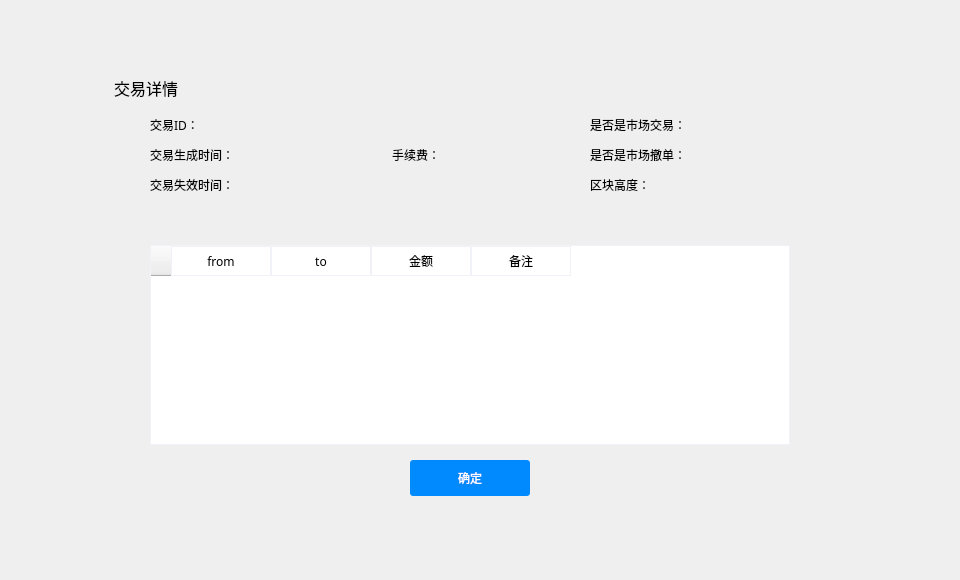
<?xml version="1.0" encoding="UTF-8"?>
<ui version="4.0">
 <class>TransactionInfoDialog</class>
 <widget class="QDialog" name="TransactionInfoDialog">
  <property name="geometry">
   <rect>
    <x>0</x>
    <y>0</y>
    <width>960</width>
    <height>580</height>
   </rect>
  </property>
  <property name="windowTitle">
   <string>Dialog</string>
  </property>
  <widget class="QWidget" name="widget" native="true">
   <property name="geometry">
    <rect>
     <x>-10</x>
     <y>0</y>
     <width>960</width>
     <height>580</height>
    </rect>
   </property>
   <property name="font">
    <font>
     <family>微软雅黑</family>
    </font>
   </property>
   <widget class="QWidget" name="containerWidget" native="true">
    <property name="geometry">
     <rect>
      <x>100</x>
      <y>60</y>
      <width>760</width>
      <height>460</height>
     </rect>
    </property>
    <property name="font">
     <font>
      <family>微软雅黑</family>
     </font>
    </property>
    <widget class="QLabel" name="contactLabel2">
     <property name="geometry">
      <rect>
       <x>24</x>
       <y>17</y>
       <width>171</width>
       <height>21</height>
      </rect>
     </property>
     <property name="font">
      <font>
       <family>微软雅黑</family>
       <pointsize>12</pointsize>
      </font>
     </property>
     <property name="styleSheet">
      <string notr="true"/>
     </property>
     <property name="text">
      <string>交易详情</string>
     </property>
    </widget>
    <widget class="QToolButton" name="okBtn">
     <property name="geometry">
      <rect>
       <x>320</x>
       <y>400</y>
       <width>120</width>
       <height>36</height>
      </rect>
     </property>
     <property name="font">
      <font>
       <family>微软雅黑</family>
      </font>
     </property>
     <property name="cursor">
      <cursorShape>PointingHandCursor</cursorShape>
     </property>
     <property name="focusPolicy">
      <enum>Qt::NoFocus</enum>
     </property>
     <property name="styleSheet">
      <string notr="true">QToolButton{background-color:rgb(0,138,254);color:#ffffff;border:none;border-radius:3px;}
QToolButton:hover{background-color:rgb(10,148,254);}
QToolButton:disabled{background-color:#cecece;}</string>
     </property>
     <property name="text">
      <string>确定</string>
     </property>
    </widget>
    <widget class="QLabel" name="label_4">
     <property name="geometry">
      <rect>
       <x>60</x>
       <y>50</y>
       <width>141</width>
       <height>30</height>
      </rect>
     </property>
     <property name="font">
      <font>
       <family>微软雅黑</family>
       <pointsize>9</pointsize>
      </font>
     </property>
     <property name="text">
      <string>交易ID：</string>
     </property>
    </widget>
    <widget class="QLabel" name="trxIdLabel">
     <property name="geometry">
      <rect>
       <x>160</x>
       <y>50</y>
       <width>301</width>
       <height>31</height>
      </rect>
     </property>
     <property name="text">
      <string/>
     </property>
     <property name="textInteractionFlags">
      <set>Qt::LinksAccessibleByMouse|Qt::TextSelectableByMouse</set>
     </property>
    </widget>
    <widget class="QLabel" name="label_5">
     <property name="geometry">
      <rect>
       <x>500</x>
       <y>110</y>
       <width>141</width>
       <height>30</height>
      </rect>
     </property>
     <property name="font">
      <font>
       <family>微软雅黑</family>
       <pointsize>9</pointsize>
      </font>
     </property>
     <property name="text">
      <string>区块高度：</string>
     </property>
     <property name="alignment">
      <set>Qt::AlignLeading|Qt::AlignLeft|Qt::AlignVCenter</set>
     </property>
    </widget>
    <widget class="QLabel" name="blockHeightLabel">
     <property name="geometry">
      <rect>
       <x>630</x>
       <y>110</y>
       <width>100</width>
       <height>31</height>
      </rect>
     </property>
     <property name="text">
      <string/>
     </property>
     <property name="textInteractionFlags">
      <set>Qt::LinksAccessibleByMouse|Qt::TextSelectableByMouse</set>
     </property>
    </widget>
    <widget class="QLabel" name="label_6">
     <property name="geometry">
      <rect>
       <x>500</x>
       <y>50</y>
       <width>120</width>
       <height>30</height>
      </rect>
     </property>
     <property name="font">
      <font>
       <family>微软雅黑</family>
       <pointsize>9</pointsize>
      </font>
     </property>
     <property name="text">
      <string>是否是市场交易：</string>
     </property>
     <property name="alignment">
      <set>Qt::AlignLeading|Qt::AlignLeft|Qt::AlignVCenter</set>
     </property>
    </widget>
    <widget class="QLabel" name="isMarketLabel">
     <property name="geometry">
      <rect>
       <x>630</x>
       <y>50</y>
       <width>100</width>
       <height>31</height>
      </rect>
     </property>
     <property name="text">
      <string/>
     </property>
     <property name="textInteractionFlags">
      <set>Qt::LinksAccessibleByMouse|Qt::TextSelectableByMouse</set>
     </property>
    </widget>
    <widget class="QLabel" name="label_7">
     <property name="geometry">
      <rect>
       <x>230</x>
       <y>80</y>
       <width>120</width>
       <height>30</height>
      </rect>
     </property>
     <property name="font">
      <font>
       <family>微软雅黑</family>
       <pointsize>9</pointsize>
      </font>
     </property>
     <property name="text">
      <string>手续费：</string>
     </property>
     <property name="alignment">
      <set>Qt::AlignRight|Qt::AlignTrailing|Qt::AlignVCenter</set>
     </property>
    </widget>
    <widget class="QLabel" name="feeLabel">
     <property name="geometry">
      <rect>
       <x>360</x>
       <y>80</y>
       <width>100</width>
       <height>31</height>
      </rect>
     </property>
     <property name="text">
      <string/>
     </property>
     <property name="textInteractionFlags">
      <set>Qt::LinksAccessibleByMouse|Qt::TextSelectableByMouse</set>
     </property>
    </widget>
    <widget class="QLabel" name="label_8">
     <property name="geometry">
      <rect>
       <x>60</x>
       <y>80</y>
       <width>120</width>
       <height>30</height>
      </rect>
     </property>
     <property name="font">
      <font>
       <family>微软雅黑</family>
       <pointsize>9</pointsize>
      </font>
     </property>
     <property name="text">
      <string>交易生成时间：</string>
     </property>
     <property name="alignment">
      <set>Qt::AlignLeading|Qt::AlignLeft|Qt::AlignVCenter</set>
     </property>
    </widget>
    <widget class="QLabel" name="trxTimeLabel">
     <property name="geometry">
      <rect>
       <x>160</x>
       <y>110</y>
       <width>200</width>
       <height>31</height>
      </rect>
     </property>
     <property name="text">
      <string/>
     </property>
     <property name="textInteractionFlags">
      <set>Qt::LinksAccessibleByMouse|Qt::TextSelectableByMouse</set>
     </property>
    </widget>
    <widget class="QLabel" name="label_9">
     <property name="geometry">
      <rect>
       <x>500</x>
       <y>80</y>
       <width>120</width>
       <height>30</height>
      </rect>
     </property>
     <property name="font">
      <font>
       <family>微软雅黑</family>
       <pointsize>9</pointsize>
      </font>
     </property>
     <property name="text">
      <string>是否是市场撤单：</string>
     </property>
     <property name="alignment">
      <set>Qt::AlignLeading|Qt::AlignLeft|Qt::AlignVCenter</set>
     </property>
    </widget>
    <widget class="QLabel" name="isMarketCancelLabel">
     <property name="geometry">
      <rect>
       <x>630</x>
       <y>80</y>
       <width>100</width>
       <height>31</height>
      </rect>
     </property>
     <property name="text">
      <string/>
     </property>
     <property name="textInteractionFlags">
      <set>Qt::LinksAccessibleByMouse|Qt::TextSelectableByMouse</set>
     </property>
    </widget>
    <widget class="QLabel" name="label_10">
     <property name="geometry">
      <rect>
       <x>60</x>
       <y>110</y>
       <width>150</width>
       <height>30</height>
      </rect>
     </property>
     <property name="font">
      <font>
       <family>微软雅黑</family>
       <pointsize>9</pointsize>
      </font>
     </property>
     <property name="text">
      <string>交易失效时间：</string>
     </property>
     <property name="alignment">
      <set>Qt::AlignLeading|Qt::AlignLeft|Qt::AlignVCenter</set>
     </property>
    </widget>
    <widget class="QLabel" name="trxExpirationLabel">
     <property name="geometry">
      <rect>
       <x>160</x>
       <y>80</y>
       <width>200</width>
       <height>31</height>
      </rect>
     </property>
     <property name="text">
      <string/>
     </property>
     <property name="textInteractionFlags">
      <set>Qt::LinksAccessibleByMouse|Qt::TextSelectableByMouse</set>
     </property>
    </widget>
    <widget class="QTableWidget" name="entriesTableWidget">
     <property name="geometry">
      <rect>
       <x>60</x>
       <y>185</y>
       <width>640</width>
       <height>200</height>
      </rect>
     </property>
     <property name="styleSheet">
      <string notr="true">QTableWidget{border: 1px solid rgb(241,241,248);gridline-color: rgb(241,241,248)}
QHeaderView{background-color:white;min-height:30;min-width:20;}
QHeaderView::section{background-color: white;border: 1px solid rgb(241,241,248);
font: 12px &quot;微软雅黑&quot;;}</string>
     </property>
     <column>
      <property name="text">
       <string>from</string>
      </property>
     </column>
     <column>
      <property name="text">
       <string>to</string>
      </property>
     </column>
     <column>
      <property name="text">
       <string>金额</string>
      </property>
     </column>
     <column>
      <property name="text">
       <string>备注</string>
      </property>
     </column>
    </widget>
   </widget>
  </widget>
 </widget>
 <resources/>
 <connections/>
</ui>
